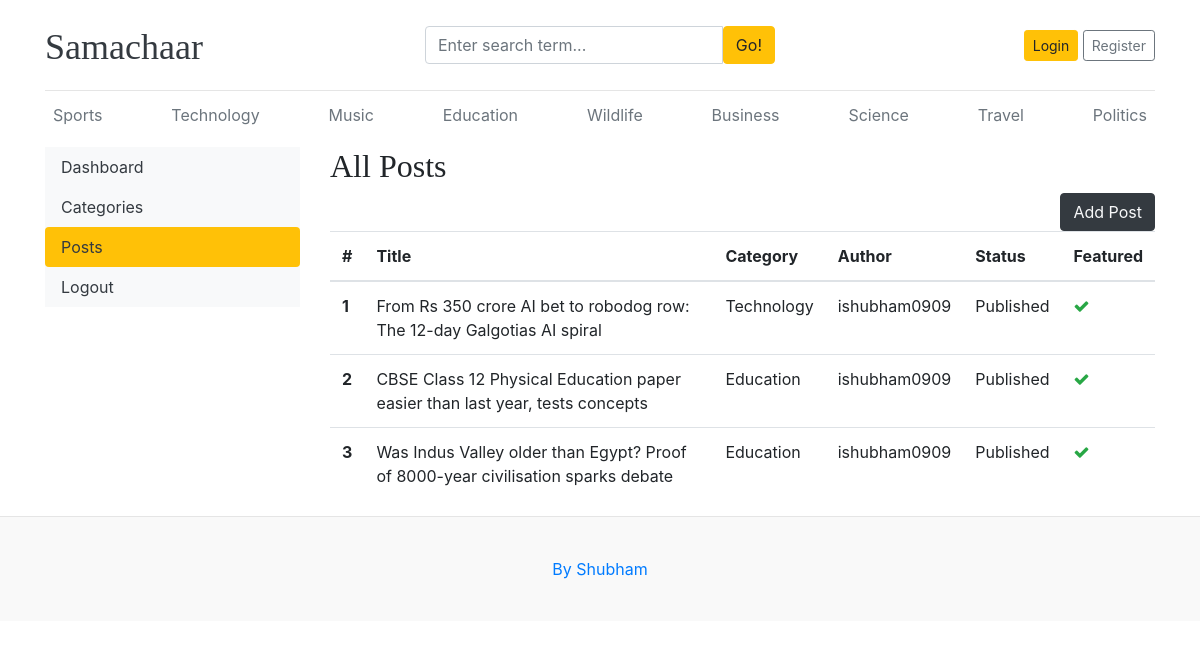
The app's page /dashboard/posts/, older data.
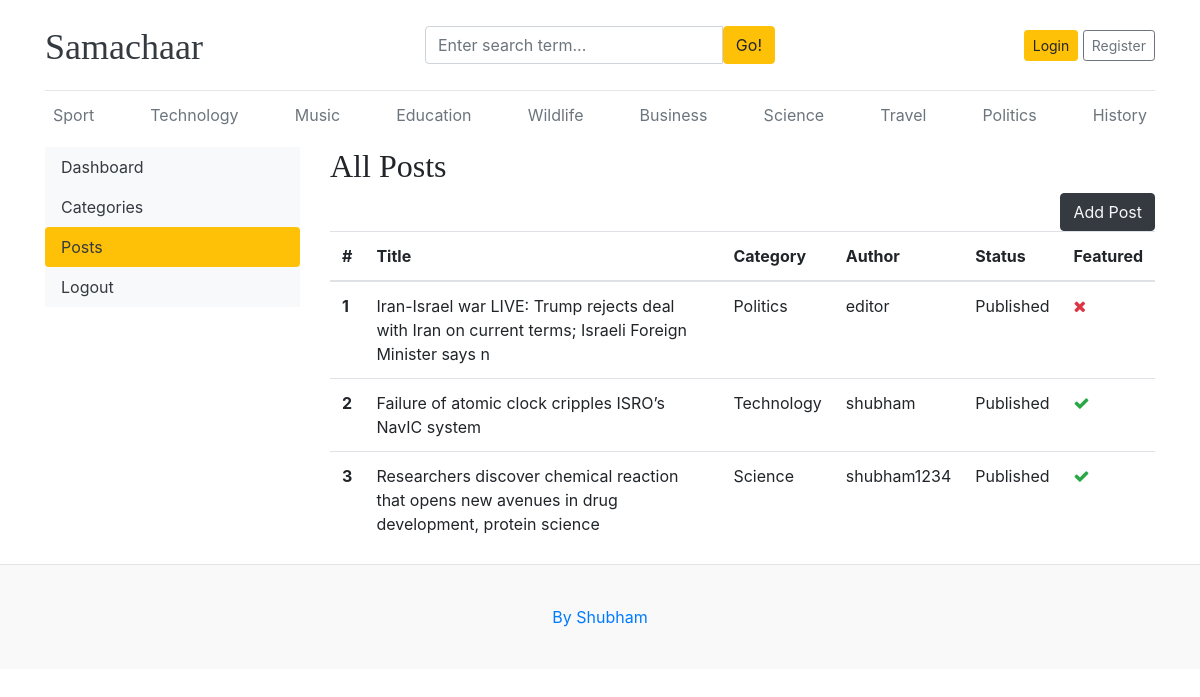
The same page, newer data.
### blogs/models.py (models this page shows, shortened)
class Category(models.Model):
    category_name = models.CharField(max_length=50, unique=True)
    created_at = models.DateField(auto_now_add=True)
    updated_at = models.DateField(auto_now_add=True)
    class Meta:
        verbose_name_plural = 'categories'
    def __str__(self):
        return self.category_name

class Blog(models.Model):
    title = models.CharField(max_length=100)
    slug = models.SlugField(max_length=150, unique=True)
    category = models.ForeignKey(Category, on_delete=models.CASCADE) # on deleting category model related with it will also be deleted
    author = models.ForeignKey(User, on_delete=models.CASCADE)
    featued_image = models.ImageField(upload_to='uploads/%Y/%M/%D')
    short_description = models.TextField(max_length=500)
    blog_body = models.TextField(max_length=1000)
    status = models.CharField(choices=STATUS_CHOICES, default='Draft')
    is_featured = models.BooleanField(default=False)
    created_at = models.DateField(auto_now_add=True)
    updated_at = models.DateField(auto_now_add=True)

### dashboards/views.py (the view)
# urls.py: path('posts/',views.posts, name='posts'),
def posts(request):
    posts = Blog.objects.all()
    context={
        'posts':posts,
    }
    return render(request, 'dashboard/posts.html', context)

### blogs/context_processors.py (called while the page is built)
def get_categories(request):
    categories = Category.objects.all()
    return dict(categories = categories)

def get_social(request):
    links = Social.objects.all()
    return dict(links = links)

### templates/dashboard/posts.html (shortened to what this page needs)
{% extends "base.html" %}
{% block content %}
<div class="row">
    {% include 'dashboard/sidebar.html'%}
     <div class="col-md-9">
        <h2>All Posts</h2>
        <a href="{% url "add_post" %}" class="btn btn-dark text-light float-right">Add Post</a>
         <table class="table">
             <thead>
                <tr>
                    <th scope="col">#</th>
                    <th scope="col">Title</th>
                    <th scope="col">Category</th>
                    <th scope="col">Author</th>
                    <th scope="col">Status</th>
                    <th scope="col">Featured</th>
                </tr>
            </thead>
            <tbody>
                {% for post in posts %}
                <tr>
                    <th scope="row">{{ forloop.counter }}</th>
                    <td>{{ post.title }}</td>
                    <td>{{ post.category }}</td>
                    <td>{{ post.author }}</td>
                    <td>{{ post.status }}</td>
                    <td>{% if post.is_featured %}<i class="fa fa-check text-success"></i>{% else %}<i class="fa fa-times text-danger"></i>{% endif %}</td>
                </tr>
                {% endfor %}
            </tbody>
        </table>
    </div>
</div>
{% endblock content %}

### templates/base.html (shortened to what this page needs)
{% load static %}
<!DOCTYPE html>
<html lang="en">
    <head>
        <link href="https://getbootstrap.com/docs/4.0/dist/css/bootstrap.min.css" rel="stylesheet">
        <link rel="stylesheet" href="https://cdnjs.cloudflare.com/ajax/libs/font-awesome/4.7.0/css/font-awesome.min.css">
        <link href="{% static '/css/blog.css' %}" rel="stylesheet">
    </head>
    <body>
        <div class="container">
            <header class="blog-header py-3">
                <div class="row flex-nowrap justify-content-between align-items-center">
                    <div class="col-4 pt-1">
                        <a class="blog-header-logo text-dark" href="/">Samachaar</a>
                    </div>
                    <div class="col-4">
                        <form action="{% url "search" %}" method="get">
                            <div class="input-group">
                                <input class="form-control" type="text" name="keyword" value="{{keyword}}" placeholder="Enter search term..." aria-label="Enter search term..." aria-describedby="button-search" />
                                <button class="btn btn-warning" id="button-search" type="submit">Go!</button>
                            </div>
                        </form>
                    </div>
                    <div class="col-4 d-flex justify-content-end align-items-center">
                        {% if not user.is_authenticated %}
                        <a class="btn btn-sm btn-warning" href="{% url "login" %}">Login</a> &nbsp;
                        <a class="btn btn-sm btn-outline-secondary" href="{% url "register" %}">Register</a>
                        {% else %}
                        <span>Hi, {{ user }}</span>
                        &emsp;
                        <span><a href="{% url 'dashboard' %}">Dashboard</a><span>
                        &emsp;
                        <span><a href="{% url 'logout' %}">Logout</a></span>
                        {% endif %}
                    </div>
                </div>
            </header>
            <div class="nav-scroller py-1 mb-2">
                <nav class="nav d-flex justify-content-between">
                    {% for cat in categories %}
                    <a class="p-2 text-muted" href="{% url 'posts_by_category' cat.id %}">{{ cat.category_name }}</a>
                    {% endfor %}
                </nav>
            </div>
            {% block content %}
            {% endblock content %}
        </div>
        <footer class="blog-footer">
            <p><a href="#">By Shubham</a></p>
        </footer>
    </body>
</html>

Row changes from the older to the newer data that the page shows:
removed Blog: title "From Rs 350 crore AI bet to robodog row: The 12-day Galgotias AI spiral", category "Technology", author "ishubham0909", status "Published", is_featured True (drawn)
removed Blog: title "CBSE Class 12 Physical Education paper easier than last year, tests concepts", category "Education", author "ishubham0909", status "Published", is_featured True (drawn)
removed Blog: title "Was Indus Valley older than Egypt? Proof of 8000-year civilisation sparks debate", category "Education", author "ishubham0909", status "Published", is_featured True (drawn)
changed Category: category_name "Sports" → "Sport"
added Category: category_name "History"
added Blog: title "Iran-Israel war LIVE: Trump rejects deal with Iran on current terms; Israeli Foreign Minister says n", category "Politics", author "editor", status "Published", is_featured False (drawn)
added Blog: title "Failure of atomic clock cripples ISRO’s NavIC system", category "Technology", author "shubham", status "Published", is_featured True (drawn)
added Blog: title "Researchers discover chemical reaction that opens new avenues in drug development, protein science", category "Science", author "shubham1234", status "Published", is_featured True (drawn)
